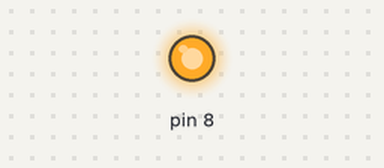
Recording of a program running on a simulated Raspberry Pi (header pin numbers). Shown: output pins drawn as LEDs (lit = HIGH).

Above: at 0.1 s.
Timing chart, 0 to 1.6 s (numbered marks = the images above):
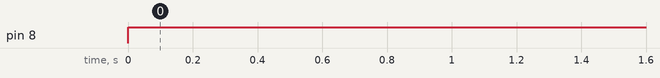

The program:

gpio-led-light-on.py
```python
import RPi.GPIO as GPIO
import time

GPIO.setmode(GPIO.BOARD)
GPIO.setup(8,GPIO.OUT)

try:
	while True:
	     GPIO.output(8,True)
    	     time.sleep(4)
             # GPIO.output(8,False)
              #time.sleep(2)

except KeyboardInterrupt:
	GPIO.cleanup()
```

Measured:
- by itself, pin 8: LOW → HIGH at 0.00 s
